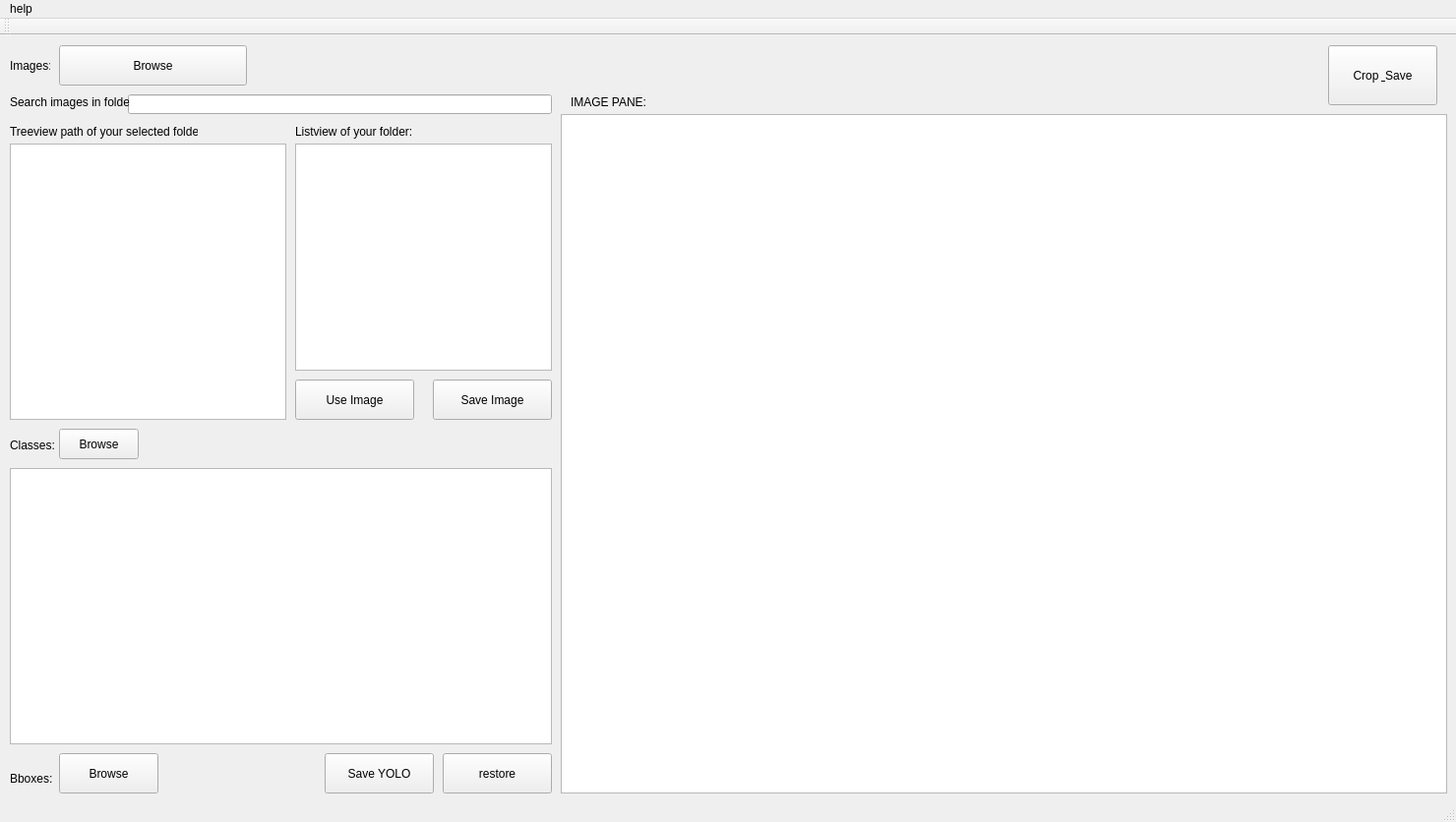
<?xml version="1.0" encoding="UTF-8"?>
<ui version="4.0">
 <class>MainWindow</class>
 <widget class="QMainWindow" name="MainWindow">
  <property name="geometry">
   <rect>
    <x>0</x>
    <y>0</y>
    <width>1480</width>
    <height>836</height>
   </rect>
  </property>
  <property name="windowTitle">
   <string>MainWindow</string>
  </property>
  <widget class="QWidget" name="centralWidget">
   <widget class="QTreeView" name="treeView">
    <property name="geometry">
     <rect>
      <x>10</x>
      <y>110</y>
      <width>281</width>
      <height>281</height>
     </rect>
    </property>
    <property name="sortingEnabled">
     <bool>true</bool>
    </property>
   </widget>
   <widget class="QListView" name="listView">
    <property name="geometry">
     <rect>
      <x>10</x>
      <y>440</y>
      <width>551</width>
      <height>281</height>
     </rect>
    </property>
   </widget>
   <widget class="QPushButton" name="pushButton_2">
    <property name="geometry">
     <rect>
      <x>330</x>
      <y>730</y>
      <width>111</width>
      <height>41</height>
     </rect>
    </property>
    <property name="text">
     <string>Save YOLO</string>
    </property>
   </widget>
   <widget class="QPushButton" name="pushButton_3">
    <property name="geometry">
     <rect>
      <x>450</x>
      <y>730</y>
      <width>111</width>
      <height>41</height>
     </rect>
    </property>
    <property name="text">
     <string>restore</string>
    </property>
   </widget>
   <widget class="QLabel" name="label">
    <property name="geometry">
     <rect>
      <x>10</x>
      <y>20</y>
      <width>41</width>
      <height>21</height>
     </rect>
    </property>
    <property name="text">
     <string>Images:</string>
    </property>
   </widget>
   <widget class="QPushButton" name="pushButton_4">
    <property name="geometry">
     <rect>
      <x>1350</x>
      <y>10</y>
      <width>111</width>
      <height>61</height>
     </rect>
    </property>
    <property name="text">
     <string>Crop &amp; Save</string>
    </property>
   </widget>
   <widget class="QLineEdit" name="lineEdit">
    <property name="geometry">
     <rect>
      <x>130</x>
      <y>60</y>
      <width>431</width>
      <height>20</height>
     </rect>
    </property>
   </widget>
   <widget class="QLabel" name="label_2">
    <property name="geometry">
     <rect>
      <x>10</x>
      <y>60</y>
      <width>121</width>
      <height>16</height>
     </rect>
    </property>
    <property name="text">
     <string>Search images in folder:</string>
    </property>
   </widget>
   <widget class="QLabel" name="label_3">
    <property name="geometry">
     <rect>
      <x>10</x>
      <y>410</y>
      <width>47</width>
      <height>13</height>
     </rect>
    </property>
    <property name="text">
     <string>Classes:</string>
    </property>
   </widget>
   <widget class="QPushButton" name="pushButton_5">
    <property name="geometry">
     <rect>
      <x>60</x>
      <y>400</y>
      <width>81</width>
      <height>31</height>
     </rect>
    </property>
    <property name="text">
     <string>Browse</string>
    </property>
   </widget>
   <widget class="QLabel" name="label_4">
    <property name="geometry">
     <rect>
      <x>10</x>
      <y>740</y>
      <width>61</width>
      <height>31</height>
     </rect>
    </property>
    <property name="text">
     <string>Bboxes:</string>
    </property>
   </widget>
   <widget class="QPushButton" name="pushButton_6">
    <property name="geometry">
     <rect>
      <x>60</x>
      <y>730</y>
      <width>101</width>
      <height>41</height>
     </rect>
    </property>
    <property name="text">
     <string>Browse</string>
    </property>
   </widget>
   <widget class="QGraphicsView" name="graphicsView">
    <property name="geometry">
     <rect>
      <x>570</x>
      <y>80</y>
      <width>901</width>
      <height>691</height>
     </rect>
    </property>
   </widget>
   <widget class="QLabel" name="label_5">
    <property name="geometry">
     <rect>
      <x>580</x>
      <y>60</y>
      <width>91</width>
      <height>16</height>
     </rect>
    </property>
    <property name="text">
     <string>IMAGE PANE:</string>
    </property>
   </widget>
   <widget class="QPushButton" name="pushButton_7">
    <property name="geometry">
     <rect>
      <x>60</x>
      <y>10</y>
      <width>191</width>
      <height>41</height>
     </rect>
    </property>
    <property name="text">
     <string>Browse</string>
    </property>
   </widget>
   <widget class="QListView" name="listView_2">
    <property name="geometry">
     <rect>
      <x>300</x>
      <y>110</y>
      <width>261</width>
      <height>231</height>
     </rect>
    </property>
    <property name="alternatingRowColors">
     <bool>true</bool>
    </property>
   </widget>
   <widget class="QLabel" name="label_6">
    <property name="geometry">
     <rect>
      <x>10</x>
      <y>90</y>
      <width>191</width>
      <height>16</height>
     </rect>
    </property>
    <property name="text">
     <string>Treeview path of your selected folder:</string>
    </property>
   </widget>
   <widget class="QLabel" name="label_7">
    <property name="geometry">
     <rect>
      <x>300</x>
      <y>90</y>
      <width>121</width>
      <height>16</height>
     </rect>
    </property>
    <property name="text">
     <string>Listview of your folder:</string>
    </property>
   </widget>
   <widget class="QPushButton" name="pushButton">
    <property name="geometry">
     <rect>
      <x>300</x>
      <y>350</y>
      <width>121</width>
      <height>41</height>
     </rect>
    </property>
    <property name="text">
     <string>Use Image</string>
    </property>
   </widget>
   <widget class="QPushButton" name="pushButton_8">
    <property name="geometry">
     <rect>
      <x>440</x>
      <y>350</y>
      <width>121</width>
      <height>41</height>
     </rect>
    </property>
    <property name="text">
     <string>Save Image</string>
    </property>
   </widget>
  </widget>
  <widget class="QMenuBar" name="menuBar">
   <property name="geometry">
    <rect>
     <x>0</x>
     <y>0</y>
     <width>1480</width>
     <height>21</height>
    </rect>
   </property>
   <widget class="QMenu" name="menuEXIT">
    <property name="title">
     <string>help</string>
    </property>
    <addaction name="actionExit"/>
   </widget>
   <addaction name="menuEXIT"/>
  </widget>
  <widget class="QToolBar" name="mainToolBar">
   <attribute name="toolBarArea">
    <enum>TopToolBarArea</enum>
   </attribute>
   <attribute name="toolBarBreak">
    <bool>false</bool>
   </attribute>
  </widget>
  <widget class="QStatusBar" name="statusBar"/>
  <action name="actionExit">
   <property name="icon">
    <iconset resource="resources.qrc">
     <normaloff>:/imgs/honklhonk.jpg</normaloff>:/imgs/honklhonk.jpg</iconset>
   </property>
   <property name="text">
    <string>Exit</string>
   </property>
  </action>
 </widget>
 <layoutdefault spacing="6" margin="11"/>
 <resources>
  <include location="resources.qrc"/>
 </resources>
 <connections/>
</ui>
